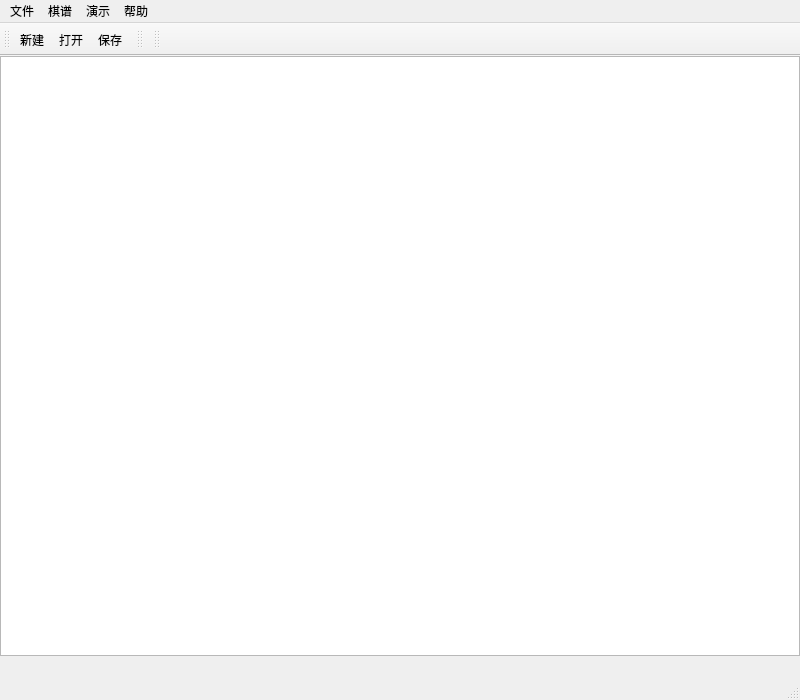
<?xml version="1.0" encoding="UTF-8"?>
<ui version="4.0">
 <class>MainWindow</class>
 <widget class="QMainWindow" name="MainWindow">
  <property name="geometry">
   <rect>
    <x>0</x>
    <y>0</y>
    <width>800</width>
    <height>700</height>
   </rect>
  </property>
  <property name="font">
   <font>
    <family>微软雅黑</family>
    <pointsize>9</pointsize>
   </font>
  </property>
  <property name="windowTitle">
   <string>学象棋</string>
  </property>
  <property name="windowIcon">
   <iconset resource="res.qrc">
    <normaloff>:/icon/res/reading_60px.png</normaloff>:/icon/res/reading_60px.png</iconset>
  </property>
  <property name="iconSize">
   <size>
    <width>36</width>
    <height>36</height>
   </size>
  </property>
  <widget class="QWidget" name="centralwidget">
   <widget class="QPlainTextEdit" name="plainTextEdit">
    <property name="geometry">
     <rect>
      <x>0</x>
      <y>0</y>
      <width>800</width>
      <height>600</height>
     </rect>
    </property>
    <property name="sizePolicy">
     <sizepolicy hsizetype="Maximum" vsizetype="Maximum">
      <horstretch>0</horstretch>
      <verstretch>0</verstretch>
     </sizepolicy>
    </property>
    <property name="font">
     <font>
      <family>新宋体</family>
      <pointsize>11</pointsize>
     </font>
    </property>
    <property name="autoFillBackground">
     <bool>false</bool>
    </property>
   </widget>
  </widget>
  <widget class="QMenuBar" name="menubar">
   <property name="geometry">
    <rect>
     <x>0</x>
     <y>0</y>
     <width>800</width>
     <height>25</height>
    </rect>
   </property>
   <widget class="QMenu" name="menuFile">
    <property name="font">
     <font>
      <family>微软雅黑</family>
      <pointsize>9</pointsize>
     </font>
    </property>
    <property name="title">
     <string>文件</string>
    </property>
    <addaction name="actFileNew"/>
    <addaction name="actFileOpen"/>
    <addaction name="actFileSave"/>
    <addaction name="separator"/>
    <addaction name="actFileExit"/>
   </widget>
   <widget class="QMenu" name="menuPlay">
    <property name="font">
     <font>
      <family>微软雅黑</family>
      <pointsize>9</pointsize>
     </font>
    </property>
    <property name="title">
     <string>演示</string>
    </property>
    <addaction name="actionTest"/>
   </widget>
   <widget class="QMenu" name="menuHelp">
    <property name="font">
     <font>
      <family>微软雅黑</family>
      <pointsize>9</pointsize>
     </font>
    </property>
    <property name="title">
     <string>帮助</string>
    </property>
   </widget>
   <widget class="QMenu" name="menuCM">
    <property name="title">
     <string>棋谱</string>
    </property>
   </widget>
   <addaction name="menuFile"/>
   <addaction name="menuCM"/>
   <addaction name="menuPlay"/>
   <addaction name="menuHelp"/>
  </widget>
  <widget class="QStatusBar" name="statusbar"/>
  <widget class="QToolBar" name="fileToolBar">
   <property name="toolButtonStyle">
    <enum>Qt::ToolButtonIconOnly</enum>
   </property>
   <attribute name="toolBarArea">
    <enum>TopToolBarArea</enum>
   </attribute>
   <attribute name="toolBarBreak">
    <bool>false</bool>
   </attribute>
   <addaction name="actFileNew"/>
   <addaction name="actFileOpen"/>
   <addaction name="actFileSave"/>
  </widget>
  <widget class="QToolBar" name="cmToolBar">
   <attribute name="toolBarArea">
    <enum>TopToolBarArea</enum>
   </attribute>
   <attribute name="toolBarBreak">
    <bool>false</bool>
   </attribute>
  </widget>
  <widget class="QToolBar" name="playToolBar">
   <attribute name="toolBarArea">
    <enum>TopToolBarArea</enum>
   </attribute>
   <attribute name="toolBarBreak">
    <bool>false</bool>
   </attribute>
  </widget>
  <action name="actFileNew">
   <property name="icon">
    <iconset resource="res.qrc">
     <normaloff>:/icon/res/file_32px.png</normaloff>:/icon/res/file_32px.png</iconset>
   </property>
   <property name="text">
    <string>新建</string>
   </property>
   <property name="toolTip">
    <string>新建一个棋局</string>
   </property>
   <property name="font">
    <font>
     <family>微软雅黑</family>
     <pointsize>9</pointsize>
    </font>
   </property>
   <property name="shortcut">
    <string>Ctrl+N</string>
   </property>
  </action>
  <action name="actFileOpen">
   <property name="icon">
    <iconset resource="res.qrc">
     <normaloff>:/icon/res/opened_folder_32px.png</normaloff>:/icon/res/opened_folder_32px.png</iconset>
   </property>
   <property name="text">
    <string>打开</string>
   </property>
   <property name="toolTip">
    <string>打开一个棋局</string>
   </property>
   <property name="font">
    <font>
     <family>微软雅黑</family>
     <pointsize>9</pointsize>
    </font>
   </property>
   <property name="shortcut">
    <string>Ctrl+O</string>
   </property>
  </action>
  <action name="actFileExit">
   <property name="icon">
    <iconset resource="res.qrc">
     <normaloff>:/icon/res/logout_rounded_down_32px.png</normaloff>:/icon/res/logout_rounded_down_32px.png</iconset>
   </property>
   <property name="text">
    <string>退出</string>
   </property>
   <property name="font">
    <font>
     <family>微软雅黑</family>
     <pointsize>9</pointsize>
    </font>
   </property>
   <property name="shortcut">
    <string>Ctrl+Q</string>
   </property>
  </action>
  <action name="actFileSave">
   <property name="icon">
    <iconset resource="res.qrc">
     <normaloff>:/icon/res/save_32px.png</normaloff>:/icon/res/save_32px.png</iconset>
   </property>
   <property name="text">
    <string>保存</string>
   </property>
   <property name="toolTip">
    <string>保存当前棋局</string>
   </property>
   <property name="font">
    <font>
     <family>微软雅黑</family>
     <pointsize>9</pointsize>
    </font>
   </property>
   <property name="shortcut">
    <string>Ctrl+S</string>
   </property>
  </action>
  <action name="actionTest">
   <property name="text">
    <string>Test</string>
   </property>
   <property name="shortcut">
    <string>Ctrl+T</string>
   </property>
  </action>
 </widget>
 <resources>
  <include location="res.qrc"/>
 </resources>
 <connections>
  <connection>
   <sender>actFileExit</sender>
   <signal>triggered()</signal>
   <receiver>MainWindow</receiver>
   <slot>close()</slot>
   <hints>
    <hint type="sourcelabel">
     <x>-1</x>
     <y>-1</y>
    </hint>
    <hint type="destinationlabel">
     <x>399</x>
     <y>299</y>
    </hint>
   </hints>
  </connection>
 </connections>
</ui>
